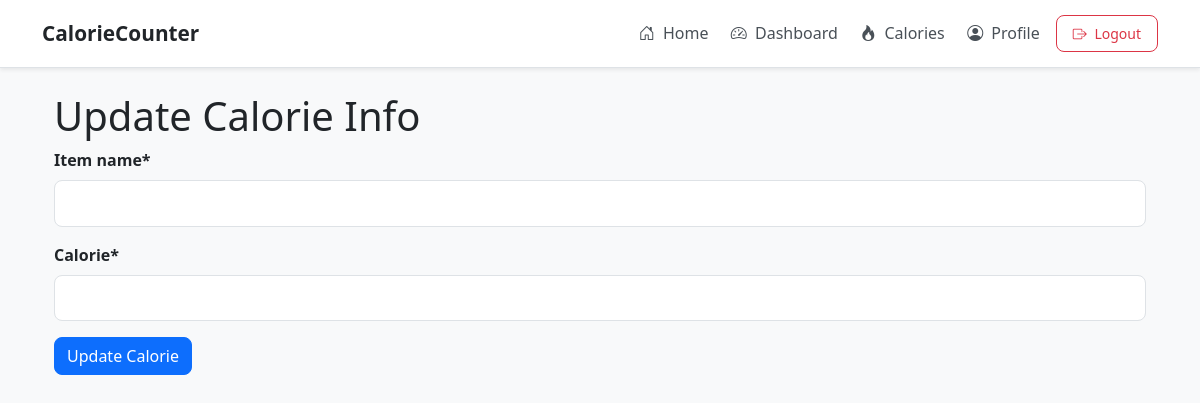
/update-calorie/1/ (signed in), run on an earlier commit of the app's database.
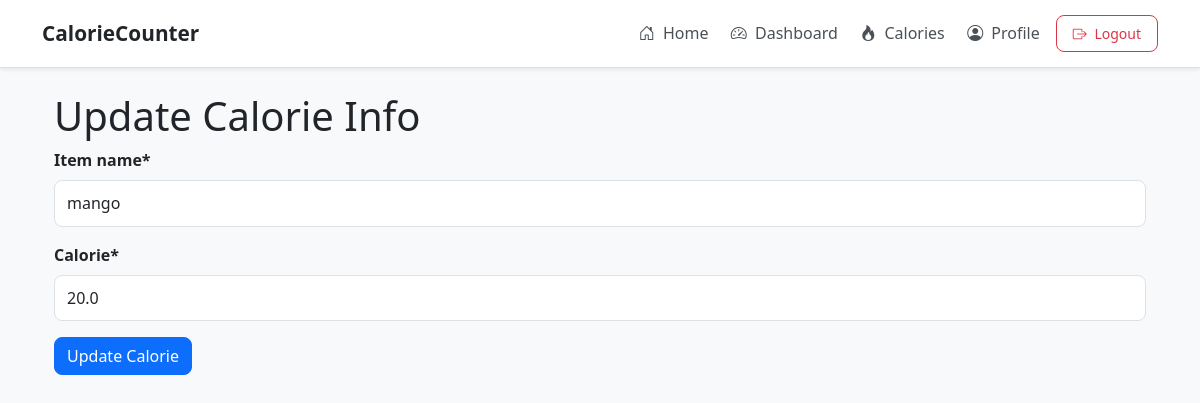
And on a later commit of the database.
### CalorieCounter/models.py (models this page shows, shortened)
class ConsumedCalories(models.Model):
    item_name = models.CharField(max_length=200, null=True)
    calorie = models.FloatField(null=True)
    created_at = models.DateField(auto_now_add=True, null=True)
    consumed_by = models.ForeignKey(User, on_delete=models.CASCADE, null=True, related_name='user_calorie')

### CalorieCounter/views.py (the view, shortened to what this page needs)
# urls.py: path('update-calorie/<int:id>/', Update_calorie, name='Update_calorie'),
@login_required
def Update_calorie(request, id):
    try:
        data = ConsumedCalories.objects.get(id = id)
    except:
        data = None
    form_data = ConsumedCalorieForm(instance=data)
    context = {
        'form_data': form_data,
        'form_title': "Update Calorie Info",
        'form_btn': "Update Calorie",
    }
    return render(request, 'master/base-form.html', context)

### CalorieCounter/forms.py
class ConsumedCalorieForm(forms.ModelForm):
    class Meta:
        model = ConsumedCalories
        fields = '__all__'
        exclude = ['consumed_by']

### CalorieCounter/templates/master/base-form.html (shortened to what this page needs)
{% extends 'master/base.html' %}
{% load crispy_forms_tags %}
{% block body %}
<div class="container">
    <h1>{{form_title}}</h1>
  <form method="post" enctype="multipart/form-data">
    {{ form_data|crispy }}
    <button type="submit" class="btn btn-primary">{{form_btn}}</button>
  </form>
</div>
{% endblock body %}

### CalorieCounter/templates/master/base.html (shortened to what this page needs)
{% load static %}
<!doctype html>
<html lang="en">
<head>
    <link href="https://cdn.jsdelivr.net/npm/bootstrap@5.3.8/dist/css/bootstrap.min.css" rel="stylesheet">
    <link rel="stylesheet" href="{% static 'css/style.css' %}">
    <link rel="stylesheet"
        href="https://cdn.jsdelivr.net/npm/bootstrap-icons@1.13.1/font/bootstrap-icons.min.css">
</head>
<body>
    {% include 'master/nav.html' %}
    <main class="py-4">
        <div class="container">
            {% block body %}
            {% endblock %}
        </div>
    </main>
</body>
</html>

### CalorieCounter/templates/master/nav.html (shortened to what this page needs)
<nav class="navbar navbar-expand-lg bg-white border-bottom shadow-sm">
    <div class="container">
        <a class="navbar-brand fw-bold" href="{% url 'home_page' %}">
            CalorieCounter
        </a>
        <div class="collapse navbar-collapse" id="mainNavbar">
            {% if request.user.is_authenticated %}
            <ul class="navbar-nav ms-auto align-items-lg-center">
                <li class="nav-item">
                    <a class="nav-link" href="{% url 'home_page' %}">
                        <i class="bi bi-house-door me-1"></i>
                        Home
                    </a>
                </li>
                <li class="nav-item">
                    <a class="nav-link" href="{% url 'dashboard_page' %}">
                        <i class="bi bi-speedometer2 me-1"></i>
                        Dashboard
                    </a>
                </li>
                <li class="nav-item">
                    <a class="nav-link" href="{% url 'consumed_calories_list' %}">
                        <i class="bi bi-fire me-1"></i>
                        Calories
                    </a>
                </li>
                <li class="nav-item">
                    <a class="nav-link" href="{% url 'profile_page' %}">
                        <i class="bi bi-person-circle me-1"></i>
                        Profile
                    </a>
                </li>
                <li class="nav-item ms-lg-2">
                    <a class="btn btn-outline-danger btn-sm"
                    href="{% url 'logout_page' %}">
                        <i class="bi bi-box-arrow-right me-1"></i>
                        Logout
                    </a>
                </li>
            </ul>
            {% endif %}
        </div>
    </div>
</nav>

### CalorieCounter/static/css/style.css (style rules this page uses)
body { background:#f8f9fa; color:#212529; font-family:system-ui,-apple-system,BlinkMacSystemFont,"Segoe UI",Roboto,sans-serif; }
main { min-height:85vh; }
.navbar { padding:.8rem 0; }
.navbar-brand { font-size:1.3rem; font-weight:700; }
.nav-link { font-weight:500; }
.btn { border-radius:8px; }
.form-control, .form-select { border-radius:8px; }
.navbar { background:#fff; padding:0.8rem 0; border-bottom:1px solid #e9ecef; }
.navbar-brand { font-size:1.3rem; font-weight:700; color:#212529; }
.navbar .nav-link { color:#495057; font-weight:500; margin-left:.4rem; transition:.2s; }
.navbar .btn { border-radius:8px; padding:.45rem 1rem; }
.form-control, .form-select { padding:.65rem .75rem; }
.form-label { font-weight:600; }
.btn { font-weight:500; }
.btn-sm { padding:.35rem .75rem; }

What changed in the data, as far as the page shows it:
added ConsumedCalories: item_name "mango", calorie "20.0"
